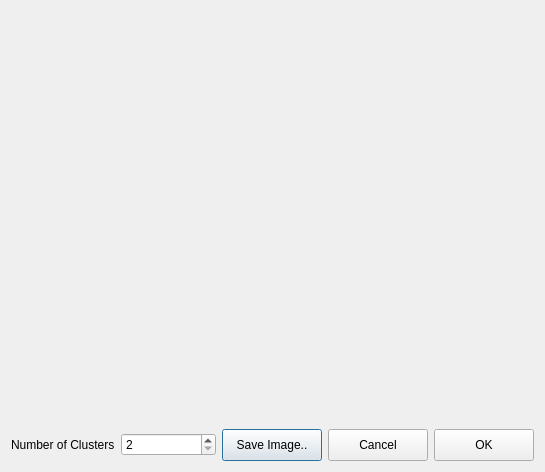
<?xml version="1.0" encoding="UTF-8"?>
<ui version="4.0">
 <class>ValidationClusterPlot</class>
 <widget class="QDialog" name="ValidationClusterPlot">
  <property name="geometry">
   <rect>
    <x>0</x>
    <y>0</y>
    <width>545</width>
    <height>472</height>
   </rect>
  </property>
  <property name="windowTitle">
   <string>Validation Cluster</string>
  </property>
  <layout class="QGridLayout" name="gridLayout_2">
   <item row="0" column="0">
    <widget class="QWidget" name="plotwidget" native="true">
     <property name="sizePolicy">
      <sizepolicy hsizetype="Expanding" vsizetype="Expanding">
       <horstretch>0</horstretch>
       <verstretch>0</verstretch>
      </sizepolicy>
     </property>
     <property name="minimumSize">
      <size>
       <width>500</width>
       <height>300</height>
      </size>
     </property>
    </widget>
   </item>
   <item row="1" column="0">
    <layout class="QGridLayout" name="gridLayout">
     <item row="0" column="0">
      <widget class="QLabel" name="label">
       <property name="text">
        <string>Number of Clusters</string>
       </property>
      </widget>
     </item>
     <item row="0" column="1">
      <widget class="QSpinBox" name="nclustersBox">
       <property name="minimum">
        <number>2</number>
       </property>
       <property name="maximum">
        <number>9999</number>
       </property>
      </widget>
     </item>
     <item row="0" column="2">
      <widget class="QPushButton" name="saveimageButton">
       <property name="minimumSize">
        <size>
         <width>100</width>
         <height>32</height>
        </size>
       </property>
       <property name="maximumSize">
        <size>
         <width>100</width>
         <height>32</height>
        </size>
       </property>
       <property name="text">
        <string>Save Image..</string>
       </property>
      </widget>
     </item>
     <item row="0" column="4">
      <widget class="QPushButton" name="okButton">
       <property name="minimumSize">
        <size>
         <width>100</width>
         <height>32</height>
        </size>
       </property>
       <property name="maximumSize">
        <size>
         <width>100</width>
         <height>32</height>
        </size>
       </property>
       <property name="text">
        <string>OK</string>
       </property>
      </widget>
     </item>
     <item row="0" column="3">
      <widget class="QPushButton" name="cancelButton">
       <property name="minimumSize">
        <size>
         <width>100</width>
         <height>32</height>
        </size>
       </property>
       <property name="maximumSize">
        <size>
         <width>100</width>
         <height>32</height>
        </size>
       </property>
       <property name="text">
        <string>Cancel</string>
       </property>
      </widget>
     </item>
    </layout>
   </item>
  </layout>
 </widget>
 <resources/>
 <connections/>
</ui>
